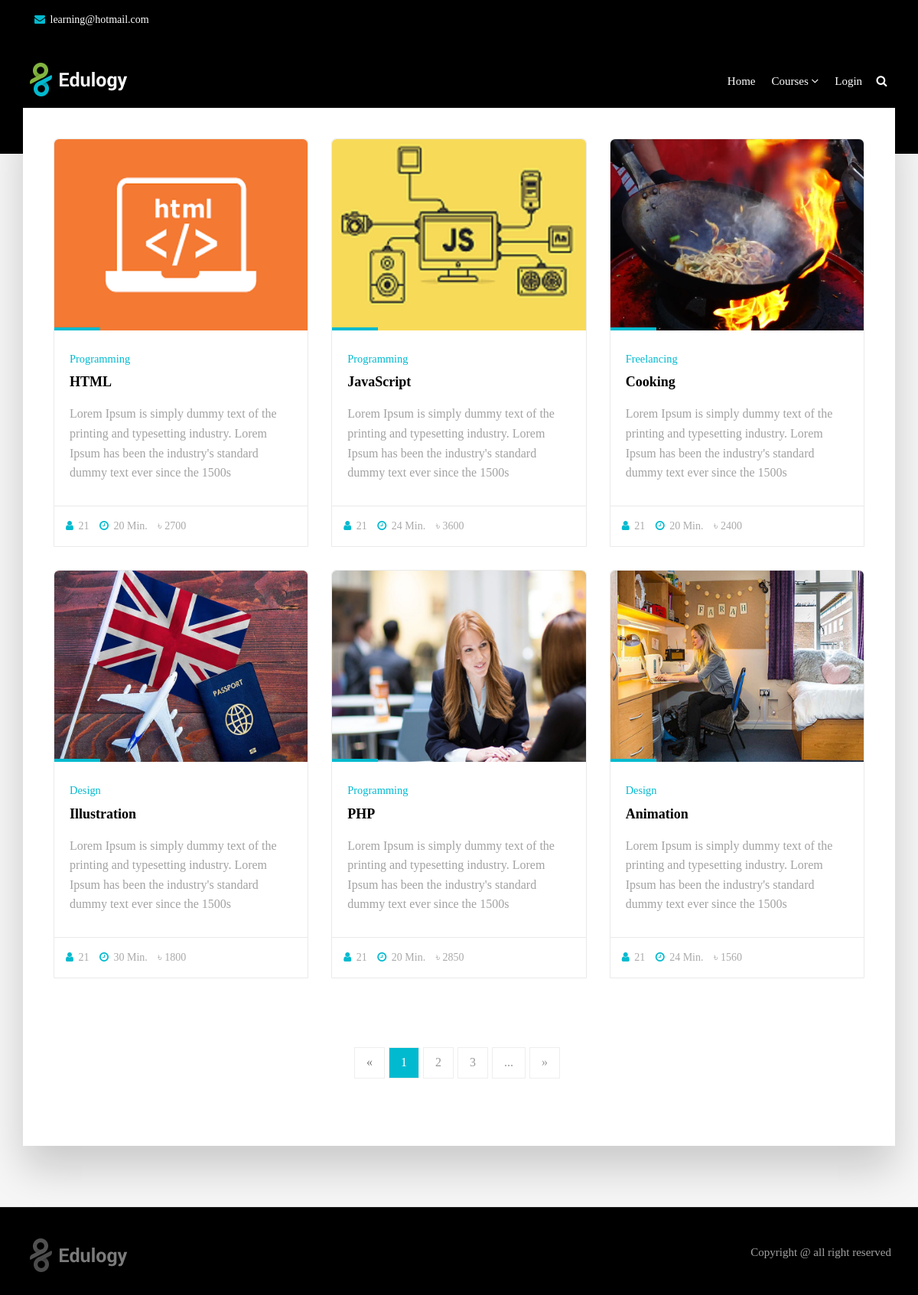
Screenshot of /search.php with the database file from the repository.
### tables this page shows
CREATE TABLE `courses` (
  `course_id` int(11) NOT NULL,
  `category_id` int(11) NOT NULL,
  `course_title` varchar(191) NOT NULL,
  `banner` varchar(191) NOT NULL,
  `short_description` text NOT NULL,
  `description` longtext NOT NULL,
  `price` varchar(191) NOT NULL,
  `discount` varchar(100) NOT NULL,
  `hours` varchar(100) NOT NULL,
  `total_hit` int(11) NOT NULL,
  `ratting` int(11) NOT NULL,
  `demo_video` varchar(191) DEFAULT NULL,
  `is_active` tinyint(4) NOT NULL,
  `created_at` timestamp NOT NULL DEFAULT current_timestamp()
);

CREATE TABLE `categories` (
  `cat_id` int(11) NOT NULL,
  `cat_name` varchar(191) NOT NULL,
  `is_active` tinyint(4) NOT NULL DEFAULT 0
);

### search.php (the view, shortened to what this page needs)
<?php include 'header.php'; ?>
<section class="section db p120">
            <div class="container">
                <div class="row">
                    <div class="col-md-12">
                    </div>
                </div>
            </div>
        </section>
        <section class="section gb nopadtop">
            <div class="container">
                <div class="boxed boxedp4">
                    <div class="row blog-grid">
                    <?php
                    $key = $_GET['search'];
                     $query = "SELECT * FROM courses left join categories on categories.cat_id = courses.category_id where courses.is_active = 0 and course_title LIKE '%$key%' OR short_description LIKE '%$key%' OR description LIKE '%$key%' Order By course_id DESC";
                     $result = $con->query($query);
                     if ($result->num_rows > 0) {
                         foreach ($result as  $value) {
                    ?>
                        <div class="col-md-4">
                            <div class="course-box">
                                <div class="image-wrap entry">
                                <img style="width: 333px; height:250px;" src="<?php echo  $value['banner'];?>" alt="" class="img-responsive">
                                </div>
                                <div class="course-details">
                                    <h4>
                                        <small><?php echo  $value['cat_name'];?></small>
                                        <a href="single-course.php?courseid=<?php echo $value['course_id'] ?>" title=""><?php echo  $value['course_title'];?></a>
                                    </h4>
                                    <p><?php echo  $value['short_description'];?></p>
                                </div>
                                <div class="course-footer clearfix">
                                    <div class="pull-left">
                                        <ul class="list-inline">
                                            <li><a href="#"><i class="fa fa-user"></i> 21</a></li>
                                            <li><a href="#"><i class="fa fa-clock-o"></i> <?php echo  $value['hours'];?> Min.</a></li>
                                            <li><a href="#">৳ <?php echo round( $value['price']-(($value['price']*$value['discount'])/100));?></a></li>
                                        </ul>
                                    </div>
                                </div>
                            </div>
                        </div>
                        <?php }} ?>
                    </div>
                    <div class="row">
                        <div class="col-md-12 text-center">
                            <ul class="pagination ">
                                <li class="disabled"><a href="javascript:void(0)">&laquo;</a></li>
                                <li class="active"><a href="javascript:void(0)">1</a></li>
                                <li><a href="javascript:void(0)">2</a></li>
                                <li><a href="javascript:void(0)">3</a></li>
                                <li><a href="javascript:void(0)">...</a></li>
                                <li><a href="javascript:void(0)">&raquo;</a></li>
                            </ul>
                        </div>
                    </div>
                </div>
            </div>
        </section>
<?php include 'footer.php'; ?>

### style.css (style rules this page uses)
body { background-color: #f6f6f6; line-height: 1.6; font-size: 16px; color: #a2a2a2; }
body, p, li, a { font-family: Cambria, Cochin, Georgia, Times, 'Times New Roman', serif; }
.course-details h4 a, .readmore, .testimonial strong, h1, h2, h3, h4, h5, h6 { color: rgb(0, 0, 0); }
h1, h2, h3, h4, h5, h6 { line-height: 1.5; }
.cop-logo img, a { color: #000; text-decoration: none !important; -webkit-transition: all ease 0.3s; -moz-transition: all ease 0.3s; transition: all ease 0.3s; }
.pagination>li:first-child>a, .pagination>li:first-child>span, .pagination>li:last-child>a, .pagination>li:last-child>span { border-radius: 0; }
.pagination { margin: 0; }
.pagination>li>a, .pagination>li>span { background-color: #fff; border: 1px solid #eeeeee !important; color: #999; float: left; line-height: 1.42857; margin-left: 0; margin-right: 5px; padding: 8px 15px; position: relative; text-decoration: none; }
.boxed { box-shadow: 0 30px 50px 0 rgba(1, 1, 1, 0.18); padding: 8rem 4rem 8rem; background-color: #ffffff; margin-top: -60px; }
.boxed.boxedp4 { padding-top: 4rem; }
.section { background-color: #ffffff; padding: 8rem 0; position: relative; display: block; }
.section.gb { background-color: #f6f6f6; }
.section.db { background-color: #000000; }
.nopadtop { padding-top: 0 !important; }
.course-box { border-radius: 6px 6px 0 0; background-color: #ffffff; border: 1px solid #eaeaea; }
.course-box img { border-radius: 6px 6px 0 0; width: 100%; }
.course-details { padding: 3rem 2rem; }
.course-details h4 { font-size: 18px; padding: 0 0 1.5rem; font-weight: 700; margin: 0; }
.course-box small { display: block; font-size: 80%; margin-bottom: 10px; }
.course-details p { padding-bottom: 0; margin-bottom: 0; }
.course-footer ul { padding-bottom: 0; margin-bottom: 0; font-size: 14px; }
.course-footer a { color: #aaa; }
.course-footer i { padding-right: 3px; }
.course-footer { border-top: 1px solid #eaeaea; padding: 15px; }
.entry { position: relative; }
.image-wrap img { width: 100%; }
.image-wrap:after { content: ""; width: 60px; height: 4px; position: absolute; bottom: 0; left: 0; background-color: #111; right: 0; }
.blog-grid .col-md-6, .blog-grid .col-md-4 { margin-bottom: 30px }
.p120 { padding-bottom: 120px !important; }
.shop-desc small, .shop-meta a, .authorbox small, blockquote:before, blockquote:after, .blog-meta small a, .small-box i, .copyrights ul li:hover a, .footer .readmore, .breadcrumb>li a, .yamm h4, .yamm-content li:hover a, .yamm .hassubmenu li:hover a, .check li:before, .stat-count h3, .blog-desc h4:hover a, .post-meta li:after, .course-box small, .course-details h4:hover a, .course-footer i, a:hover, a:focus, .box i, .topbar .text-left i { color: #01bacf; }
.cb, .box .event-desc small, .pagination a, .pagination>.active>a, .pagination>.active>a:focus, .pagination>.active>a:hover, .pagination>.active>span, .pagination>.active>span:focus, .pagination>.active>span:hover, .tags-widget a, .owl-theme-01 .owl-nav [class*="owl-"]:hover, .yamm .dropdown-menu li:hover .menu-button, .yamm .dropdown-menu li .menu-button, mark, .bgcolor1, .image-wrap:before, .image-wrap:after, .btn-primary { border-color: #01bacf; background-color: #01bacf; box-shadow: inset 0 0 0 0 #00a8bd; -webkit-transition: all ease 0.5s; -moz-transition: all ease 0.5s; transition: all ease 0.5s; }

### rows the page displays
courses: banner (picture), category.cat_name "Programming", course_title "HTML", short_description "Lorem Ipsum is simply dummy text of the printing and typesetting industry. Lorem Ipsum has been the industry's standard dummy text ever since the 1500s", hours "20", $value['price']-(($value['price']*$value['discount'])/100) "2700"
courses: banner (picture), category.cat_name "Programming", course_title "JavaScript", short_description "Lorem Ipsum is simply dummy text of the printing and typesetting industry. Lorem Ipsum has been the industry's standard dummy text ever since the 1500s", hours "24", $value['price']-(($value['price']*$value['discount'])/100) "3600"
courses: banner (picture), category.cat_name "Freelancing", course_title "Cooking", short_description "Lorem Ipsum is simply dummy text of the printing and typesetting industry. Lorem Ipsum has been the industry's standard dummy text ever since the 1500s", hours "20", $value['price']-(($value['price']*$value['discount'])/100) "2400"
courses: banner (picture), category.cat_name "Design", course_title "Illustration", short_description "Lorem Ipsum is simply dummy text of the printing and typesetting industry. Lorem Ipsum has been the industry's standard dummy text ever since the 1500s", hours "30", $value['price']-(($value['price']*$value['discount'])/100) "1800"
courses: banner (picture), category.cat_name "Programming", course_title "PHP", short_description "Lorem Ipsum is simply dummy text of the printing and typesetting industry. Lorem Ipsum has been the industry's standard dummy text ever since the 1500s", hours "20", $value['price']-(($value['price']*$value['discount'])/100) "2850"
courses: banner (picture), category.cat_name "Design", course_title "Animation", short_description "Lorem Ipsum is simply dummy text of the printing and typesetting industry. Lorem Ipsum has been the industry's standard dummy text ever since the 1500s", hours "24", $value['price']-(($value['price']*$value['discount'])/100) "1560"
